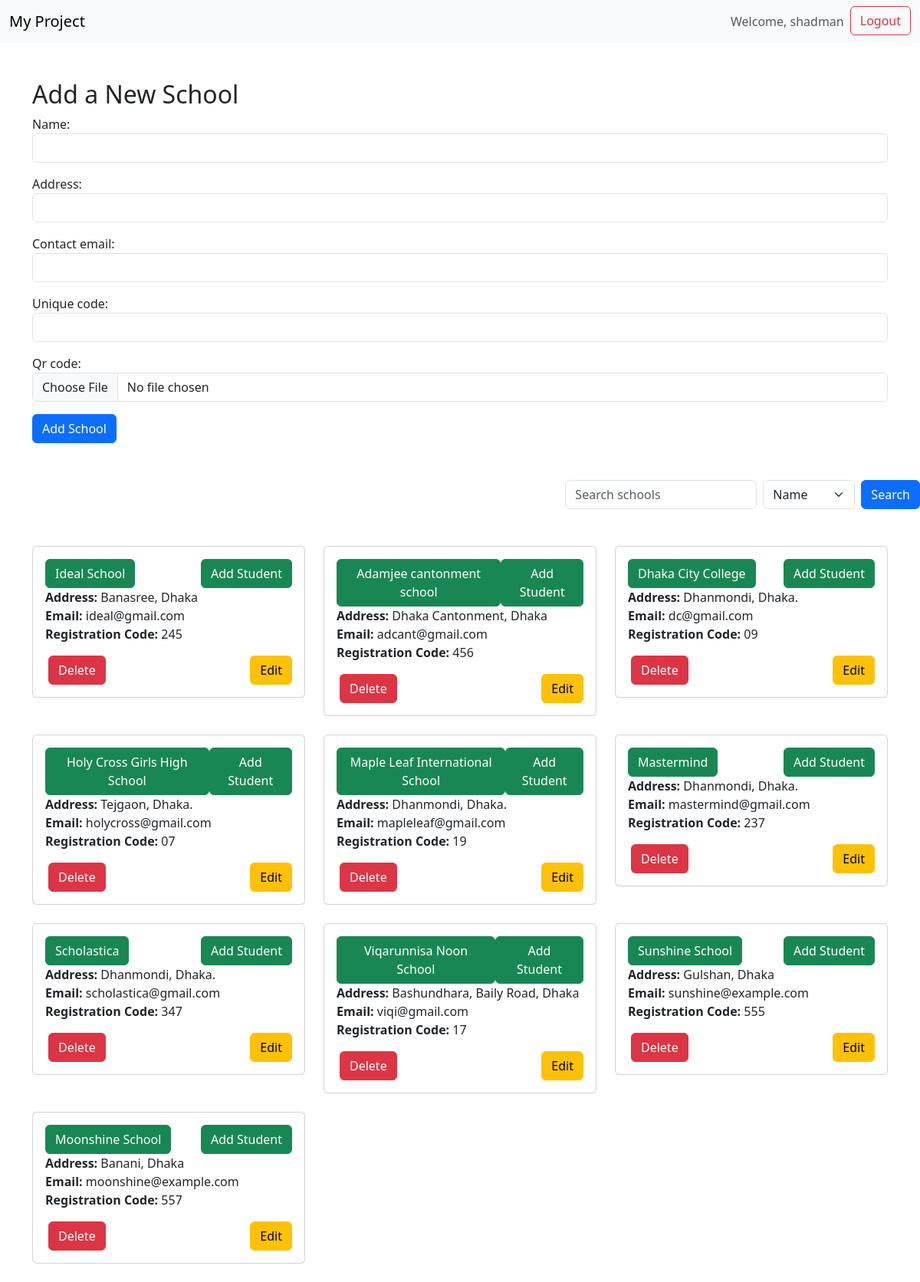
Screenshot of /supreme_leader/ (signed in) with the database file from the repository.
### Admin/models.py (models this page shows, shortened)
class School(models.Model):
    name = models.CharField(max_length=255)
    address = models.CharField(max_length=255)
    contact_email = models.EmailField()
    unique_code = models.CharField(max_length=10, unique=True)  # For school registration
    qr_code = models.ImageField(upload_to='qrcodes/', null=True, blank=True)
    cover_photo = models.ImageField(upload_to='cover_photos/', blank=True, null=True)

### Admin/views/views.py (the view)
# urls.py: path('', school_list, name='school_list'),
def school_list(request):
    if request.method == 'POST':
        form = SchoolForm(request.POST, request.FILES)
        if form.is_valid():
            form.save()  # Save the form to create a new School object
            return redirect('school_list')  # Redirect to the same page to display the updated list
    else:
        form = SchoolForm()
    schools = School.objects.all()  # Fetch all School objects
    search_term = request.GET.get('search_term', '')
    filter_option = request.GET.get('filter_option', 'name')
    if search_term:
        if filter_option == 'name':
            schools = School.objects.filter(name__icontains=search_term)
        elif filter_option == 'email':
            schools = School.objects.filter(contact_email__icontains=search_term)
    else:
        schools = School.objects.all()
    return render(request, 'shadman.html', {'form':form,'schools': schools})

### Admin/forms.py
class SchoolForm(forms.ModelForm):
    class Meta:
        model = School
        fields = ['name', 'address', 'contact_email', 'unique_code', 'qr_code']  # Include the fields you want in the form
        widgets = {
            'name': forms.TextInput(attrs={'class': 'form-control'}),
            'address': forms.TextInput(attrs={'class': 'form-control'}),
            'contact_email': forms.EmailInput(attrs={'class': 'form-control'}),
            'unique_code': forms.TextInput(attrs={'class': 'form-control'}),
            'qr_code': forms.FileInput(attrs={'class': 'form-control'}),
        }

### Admin/templates/shadman.html (shortened to what this page needs)
<!DOCTYPE html>
<html lang="en">
<head>
    <link href="https://cdn.jsdelivr.net/npm/bootstrap@5.3.0-alpha1/dist/css/bootstrap.min.css" rel="stylesheet">
</head>
</head>
<body>
<div>
    <nav class="navbar navbar-expand-lg navbar-light bg-light">
        <div class="container-fluid">
            <a class="navbar-brand" href="/">My Project</a>
            <div class="collapse navbar-collapse" id="navbarNav">
                <ul class="navbar-nav ms-auto">
                    {% if user.is_authenticated %}
                        <li class="nav-item">
                            <a class="nav-link" href="#">Welcome, {{ user.username }}</a>
                        </li>
                        <li class="nav-item">
                            <form method="post" action="{% url 'logout' %}">
                                <button type="submit" class="btn btn-outline-danger">Logout</button>
                            </form>
                        </li>
    </nav>
            <div class="container mt-5">
                <h2>Add a New School</h2>
                <form method="POST" enctype="multipart/form-data" class="mb-5">
                    {{form.as_p}}
                    <button type="submit" class="btn btn-primary">Add School</button>
                </form>
            </div>
                    {% endif %}
            </div>
    <form method="GET" action="{% url 'school_list' %}" class="d-flex justify-content-end mb-3">
        <input type="text" name="search_term" class="form-control me-2" placeholder="Search schools" style="width: 250px;">
        <select name="filter_option" class="form-select me-2" style="width: 120px;">
            <option value="name">Name</option>
        </select>
        <button type="submit" class="btn btn-primary">Search</button>
    </form>
    <div class="container mt-5">
        <div class="row">
            {% for school in schools %}
            <div class="col-md-4">
                <div class="card mb-4">
                    <div class="card-body">
                        <div class="d-flex justify-content-between">
                            <a href="{% url 'school_detail' school.id %}"class="btn btn-success">{{ school.name }}</a>
                            <button type="button" class="btn btn-success" data-bs-toggle="modal" data-bs-target="#addStudentModal{{ school.id }}">
                                Add Student
                            </button>
                        </div>
                            <p class="card-text">
                                <strong>Address:</strong> {{ school.address }}<br>
                                <strong>Email:</strong> {{ school.contact_email }}<br>
                                <strong>Registration Code:</strong> {{ school.unique_code }}
                            </p>
                            <div class="d-flex justify-content-between">
                                <a href="{% url 'delete_school' school.id %}" class="btn btn-danger ms-1">Delete</a>
                                <button class="btn btn-warning ms-1" data-bs-toggle="modal" data-bs-target="#editModal{{ school.id }}"> Edit</button>
                            </div>
                    </div>
                </div>
            </div>
            {% endfor %}
        </div>
    </div>
</body>
</html>

### rows the page displays
School: name "Ideal School", address "Banasree, Dhaka", contact_email "ideal@gmail.com", unique_code "245"
School: name "Adamjee cantonment school", address "Dhaka Cantonment, Dhaka", contact_email "adcant@gmail.com", unique_code "456"
School: name "Dhaka City College", address "Dhanmondi, Dhaka.", contact_email "dc@gmail.com", unique_code "09"
School: name "Holy Cross Girls High School", address "Tejgaon, Dhaka.", contact_email "holycross@gmail.com", unique_code "07"
School: name "Maple Leaf International School", address "Dhanmondi, Dhaka.", contact_email "mapleleaf@gmail.com", unique_code "19"
School: name "Mastermind", address "Dhanmondi, Dhaka.", contact_email "mastermind@gmail.com", unique_code "237"
School: name "Scholastica", address "Dhanmondi, Dhaka.", contact_email "scholastica@gmail.com", unique_code "347"
School: name "Viqarunnisa Noon School", address "Bashundhara, Baily Road, Dhaka", contact_email "viqi@gmail.com", unique_code "17"
School: name "Sunshine School", address "Gulshan, Dhaka", contact_email "sunshine@example.com", unique_code "555"
School: name "Moonshine School", address "Banani, Dhaka", contact_email "moonshine@example.com", unique_code "557"

### other values shown
{{ user.username }} "shadman"
